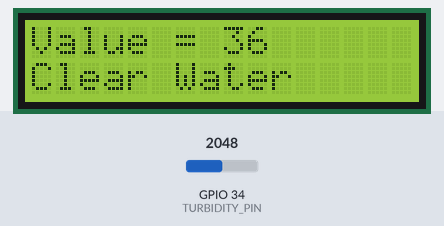
Bench run of a sketch on a simulated ESP32. Parts: 16×2 character LCD. Inputs (shaded band) come from the test bench; at power-on: GPIO 34 (TURBIDITY_PIN) = 2048 (analog values on the 0–4095 scale). WiFi joins after 1.5 s; servers stay silent unless stated; what the sketch prints to the serial monitor is not drawn.

Above: at 3.0 s.
3.1 s: GPIO 34 (TURBIDITY_PIN) set to 2679
At 4.6 s:
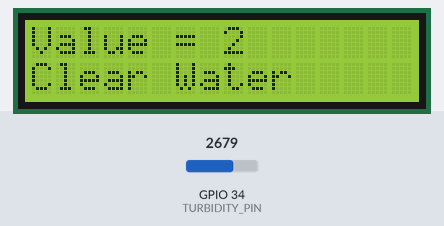
4.9 s: GPIO 34 (TURBIDITY_PIN) set to 2772
At 5.7 s:
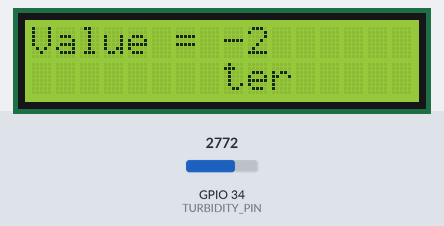
6.8 s: GPIO 34 (TURBIDITY_PIN) set to 1228
At 7.3 s:
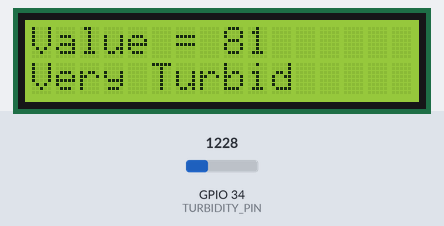
8.4 s: GPIO 34 (TURBIDITY_PIN) set to 1282
At 10.0 s:
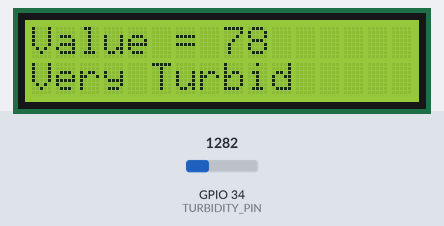
10.4 s: GPIO 34 (TURBIDITY_PIN) set to 1374
At 11.4 s:
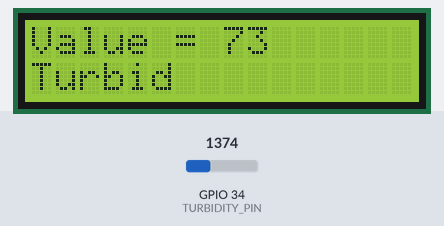
12.3 s: GPIO 34 (TURBIDITY_PIN) set to 1777
At 13.5 s:
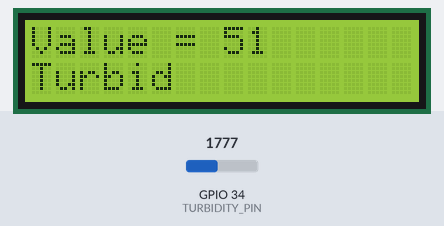
13.8 s: GPIO 34 (TURBIDITY_PIN) set to 1844
Timing chart, 0 to 16.4 s (numbered marks = the images above; inputs shaded):
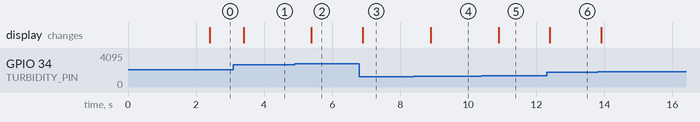

Measured:
- the behaviour switches between 2735 and 2736 on GPIO 34 (TURBIDITY_PIN) (found by bisection; images 1 and 2)
- the behaviour switches between 1335 and 1336 on GPIO 34 (TURBIDITY_PIN) (found by bisection; images 4 and 5)
- after the input at 3.1 s, the display: changes after 0.30 s (image 1)
- after the input at 4.9 s, the display: changes after 0.49 s (image 2)
- after the input at 6.8 s, the display: changes after 0.10 s (image 3)
- after the input at 8.4 s, the display: changes after 0.50 s (image 4)
- after the input at 10.4 s, the display: changes after 0.50 s (image 5)
- after the input at 12.3 s, the display: changes after 0.10 s (image 6)

The sketch:

Turbidity.ino
```cpp
#define BLYNK_TEMPLATE_ID "TMPL3B_hQEFdF"
#define BLYNK_TEMPLATE_NAME "Turbidity"
#define BLYNK_AUTH_TOKEN "dZvzcnjIv5F28XLhE_F3ew-NyofxVlaA"

#include <WiFi.h>
#include <WiFiClient.h>
#include <BlynkSimpleEsp32.h>
#include <LiquidCrystal_I2C.h>
LiquidCrystal_I2C lcd(0x27, 16, 2);

#define TURBIDITY_PIN 34

BlynkTimer timer;

char auth[] = BLYNK_AUTH_TOKEN;

char ssid[] = "moto g96 5G_4551";
char pass[] = "indumahi09";

void setup() {
  Serial.begin(115200);
  analogReadResolution(12);
  lcd.init();
  lcd.backlight();
  Blynk.begin(auth, ssid, pass);
  timer.setInterval(500L, Turbidity);
}

void loop()
{
  Blynk.run();
  timer.run();
}

void Turbidity() {
  int turbidityValue = analogRead(TURBIDITY_PIN);
  int Calibration = (turbidityValue - 2717.6) / -18.189;
  String status;
  Serial.print("Turbidity ADC Value: ");
  Serial.print(turbidityValue);
  Serial.print(" | Calibration: ");
  Serial.println(Calibration);
  Blynk.virtualWrite(V2, Calibration);
  if(Calibration >= 0 && Calibration <= 49)
  {
    status = "Clear Water";
  } else if (Calibration >= 50 && Calibration <= 75){
    status = "Turbid";
  } else if (Calibration >= 76 && Calibration <= 150){
    status = "Very Turbid";
  }
  Blynk.virtualWrite(V1, status);
  lcd.setCursor(0, 0);
  lcd.print("Value = ");
  lcd.print(Calibration);
  lcd.print("       ");
  lcd.setCursor(0, 1);
  lcd.print(status);
  lcd.print("        ");
}
```
